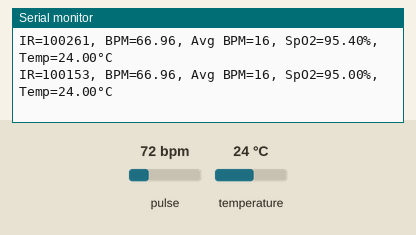
Simulated run of this sketch. Board: ESP32. Shown: the last lines printed to the serial monitor. The test bench sets the inputs (shaded band); at power-on: pulse 72 bpm, temperature 24 °C. Random numbers use the default seed unless the sketch sets one.

Above: at 1.2 s.
1.3 s: pulse set to 42 bpm
At 1.34 s:
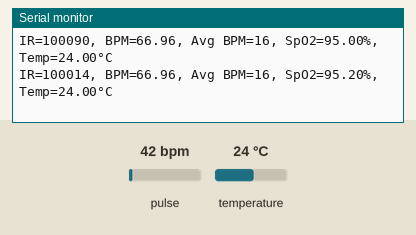
2.8 s: temperature set to 12 °C
At 2.89 s:
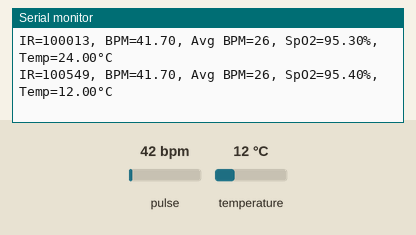
4.3 s: pulse set to 70 bpm
At 4.33 s:
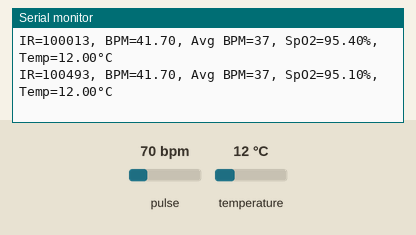
Timing chart, 0 to 7.3 s (numbered marks = the images above; inputs shaded):
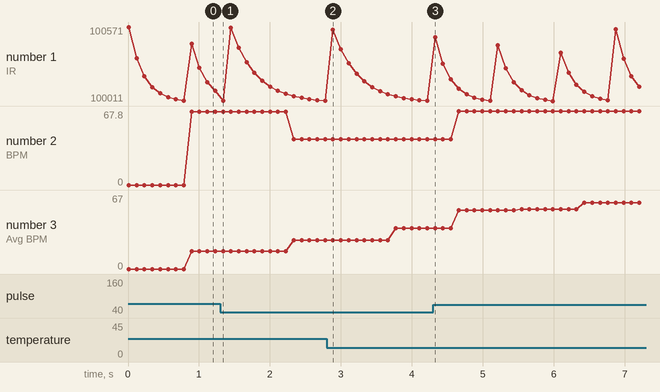

Measured:
- after the input at 1.3 s, the serial monitor: prints a new line at once (image 1)
- after the input at 2.8 s, the serial monitor: prints a new line after 0.09 s (image 2)
- plotted number 2: 66.96 → 41.7 after the input at 1.3 s
- plotted number 3: 16 → 26 after the input at 1.3 s

The sketch:

max30102_esp32_serial.ino
```cpp
#include <Wire.h>
#include "MAX30105.h"
#include "heartRate.h"

MAX30105 particleSensor;

const byte RATE_SIZE = 4; // Increase this for more averaging
byte rates[RATE_SIZE]; // Array of heart rates
byte rateSpot = 0;
long lastBeat = 0; // Time at which the last beat occurred
float beatsPerMinute;
int beatAvg;
float temperature;
float SpO2;

void setup()
{
  Serial.begin(115200);
  Serial.println("MAX30102 Heart Rate and SpO2 Monitor");

  // Initialize sensor
  if (!particleSensor.begin(Wire, I2C_SPEED_FAST)) // Use default I2C port, 400kHz speed
  {
    Serial.println("MAX30102 was not found. Please check wiring/power.");
    while (1);
  }

  // Setup sensor with default settings
  particleSensor.setup();

  // Turn on red and IR LEDs
  particleSensor.setPulseAmplitudeRed(0x0A);
  particleSensor.setPulseAmplitudeGreen(0); // Turn off Green LED
  particleSensor.setPulseAmplitudeIR(0x0A);

  // Enable temperature reading
  particleSensor.enableDIETEMPRDY();
}

void loop()
{
  long irValue = particleSensor.getIR();

  if (irValue > 50000) // Check if finger is placed on sensor
  {
    // Read temperature from the sensor
    temperature = particleSensor.readTemperature();

    // Calculate heart rate
    if (checkForBeat(irValue))
    {
      long delta = millis() - lastBeat;
      lastBeat = millis();
      beatsPerMinute = 60 / (delta / 1000.0);

      if (beatsPerMinute < 255 && beatsPerMinute > 20)
      {
        rates[rateSpot++] = (byte)beatsPerMinute; // Store this reading in the array
        rateSpot %= RATE_SIZE; // Wrap variable

        // Take average of readings
        beatAvg = 0;
        for (byte x = 0 ; x < RATE_SIZE ; x++)
          beatAvg += rates[x];
        beatAvg /= RATE_SIZE;
      }
    }

    // Note: For proper SpO2 calculation, a more complex algorithm is needed
    // This is a simplified approximation
    SpO2 = 95.0 + (random(0, 5) / 10.0); // Just a placeholder simulation

    Serial.print("IR=");
    Serial.print(irValue);
    Serial.print(", BPM=");
    Serial.print(beatsPerMinute);
    Serial.print(", Avg BPM=");
    Serial.print(beatAvg);
    Serial.print(", SpO2=");
    Serial.print(SpO2);
    Serial.print("%, Temp=");
    Serial.print(temperature, 2);
    Serial.println("°C");
  }
  else
  {
    // No finger detected
    Serial.println("Place your finger on the sensor");
    // Reset values when finger is removed
    beatsPerMinute = 0;
    beatAvg = 0;
    SpO2 = 0;
  }

  delay(100); // Small delay between readings
}
```
